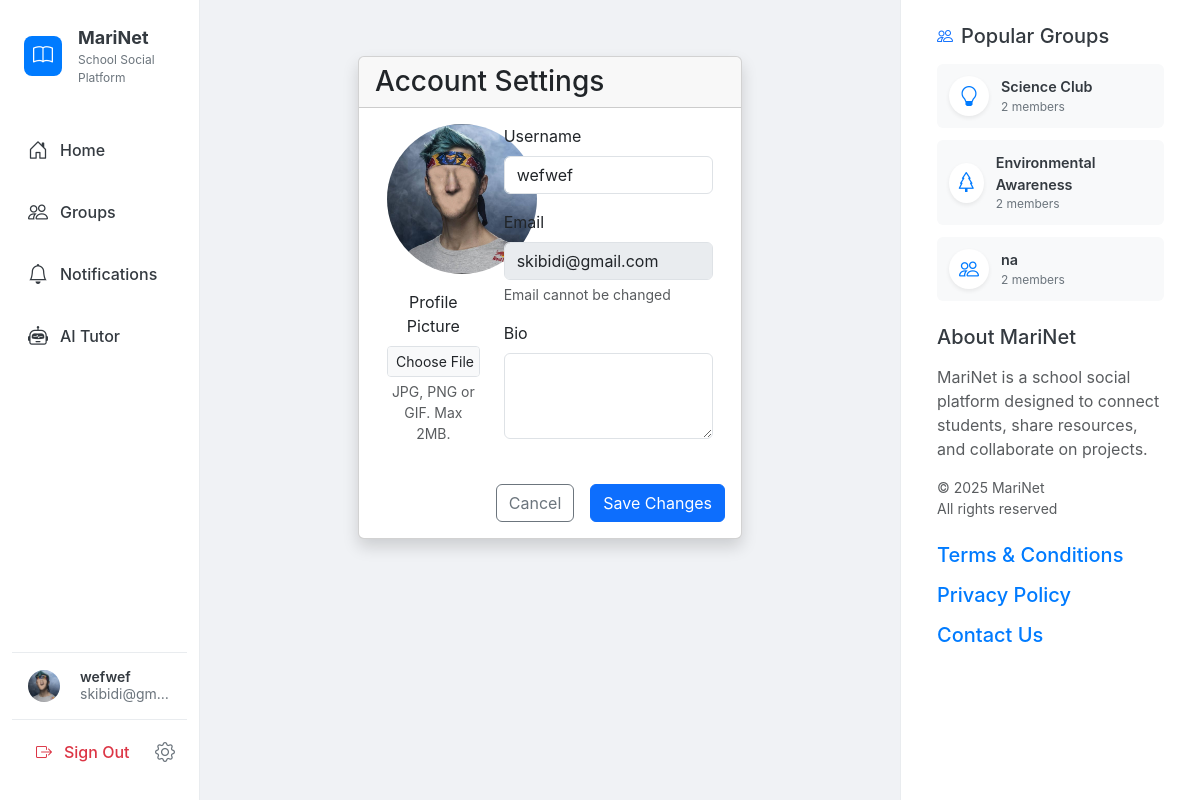
Page /settings (signed in) on the committed database.
### app.py (models this page shows, shortened)
class User(db.Model, UserMixin):
    id = db.Column(db.String(36), primary_key=True, default=lambda: str(uuid.uuid4()))
    username = db.Column(db.String(80), unique=True, nullable=False)
    email = db.Column(db.String(120), unique=True, nullable=False)
    password = db.Column(db.String(200), nullable=False)
    avatar_url = db.Column(db.String(500), nullable=True, default='/static/default_avatar.jpg')
    bio = db.Column(db.Text, nullable=True)
    created_at = db.Column(db.DateTime, default=get_est_time)
    posts = db.relationship('Post', backref='user', lazy=True)
    group_posts = db.relationship('GroupPost', backref='user', lazy=True)
    groups = db.relationship('Group', secondary=group_members, backref=db.backref('members', lazy='dynamic'))

class Group(db.Model):
    id = db.Column(db.String(36), primary_key=True, default=lambda: str(uuid.uuid4()))
    name = db.Column(db.String(100), nullable=False)
    description = db.Column(db.Text, nullable=True)
    icon = db.Column(db.String(50), nullable=False, default='people')
    created_at = db.Column(db.DateTime, default=get_est_time)
    created_by = db.Column(db.String(36), db.ForeignKey('user.id'), nullable=False)
    posts = db.relationship('GroupPost', backref='group', lazy=True)
    @property
    def members_count(self):
        return self.members.count()

### routes.py (the view, shortened to what this page needs)
@app.route('/settings', methods=['GET', 'POST'])
@login_required
def settings():
    return render_template('settings.html')

### app.py (called while the page is built)
@app.context_processor
def inject_popular_groups():
    def get_popular_groups(limit=3):
        groups = Group.query.all()
        groups_sorted = sorted(
            groups,
            key=lambda g: g.members.count(),  # This properly counts the members
            reverse=True
        )
        return groups_sorted[:limit]
    return dict(get_popular_groups=get_popular_groups)

@login_manager.user_loader
def load_user(user_id):
    return User.query.get(user_id)

### templates/settings.html (shortened to what this page needs)
{% extends "base.html" %}
{% block content %}
<div class="container py-4">
    <div class="row">
        <div class="col-lg-8 mx-auto">
            <div class="card shadow">
                <div class="card-header">
                    <h3 class="mb-0">Account Settings</h3>
                </div>
                <div class="card-body">
                    <form action="{{ url_for('settings') }}" method="POST" enctype="multipart/form-data">
                        <div class="row mb-4">
                            <div class="col-md-4 text-center">
                                <div class="avatar-preview mb-3">
                                    <img src="{{ current_user.avatar_url }}" alt="{{ current_user.username }}" id="avatar-preview" class="rounded-circle" width="150" height="150">
                                </div>
                                <div class="mb-3">
                                    <label for="avatar" class="form-label">Profile Picture</label>
                                    <input class="form-control form-control-sm" type="file" id="avatar" name="avatar" accept="image/*">
                                    <div class="form-text">JPG, PNG or GIF. Max 2MB.</div>
                                </div>
                            </div>
                            <div class="col-md-8">
                                <div class="mb-3">
                                    <label for="username" class="form-label">Username</label>
                                    <input type="text" class="form-control" id="username" name="username" value="{{ current_user.username }}" required>
                                </div>
                                <div class="mb-3">
                                    <label for="email" class="form-label">Email</label>
                                    <input type="email" class="form-control" id="email" value="{{ current_user.email }}" disabled>
                                    <div class="form-text">Email cannot be changed</div>
                                </div>
                                <div class="mb-3">
                                    <label for="bio" class="form-label">Bio</label>
                                    <textarea class="form-control" id="bio" name="bio" rows="3">{{ current_user.bio or '' }}</textarea>
                                </div>
                            </div>
                        </div>
                        <div class="d-grid gap-2 d-md-flex justify-content-md-end">
                            <a href="{{ url_for('profile', user_id=current_user.id) }}" class="btn btn-outline-secondary me-md-2">Cancel</a>
                            <button type="submit" class="btn btn-primary">Save Changes</button>
                        </div>
                    </form>
                </div>
            </div>
        </div>
    </div>
</div>
{% endblock %}

### templates/base.html (shortened to what this page needs)
<!DOCTYPE html>
<html lang="en">
<head>
    <link href="https://cdn.jsdelivr.net/npm/bootstrap@5.3.0-alpha1/dist/css/bootstrap.min.css" rel="stylesheet">
    <link rel="stylesheet" href="https://cdn.jsdelivr.net/npm/bootstrap-icons@1.8.0/font/bootstrap-icons.css">
    <link rel="stylesheet" href="{{ url_for('static', filename='css/style.css') }}">
</head>
<body>
    <div class="container-fluid">
        <div class="row">
            {% if current_user.is_authenticated %}
            <div class="col-md-3 col-lg-2 sidebar-container p-0">
                <div class="sidebar py-3">
                    <div class="app-brand mb-4 ps-4">
                        <a href="{{ url_for('index') }}" class="text-decoration-none d-flex align-items-center">
                            <div class="app-logo">
                                <i class="bi bi-book text-white"></i>
                            </div>
                            <div class="ms-3">
                                <div class="app-name">MariNet</div>
                                <div class="app-subtitle">School Social Platform</div>
                            </div>
                        </a>
                    </div>
                    <ul class="nav flex-column">
                        <li class="nav-item">
                            <a class="nav-link {% if request.path == url_for('feed') or request.path == url_for('index') %}active{% endif %}"
                               href="{{ url_for('feed') }}">
                                <i class="bi bi-house-door"></i>
                                <span>Home</span>
                            </a>
                        </li>
                        <li class="nav-item">
                            <a class="nav-link {% if '/groups' in request.path and not '/groups/' in request.path %}active{% endif %}"
                               href="{{ url_for('groups') }}">
                                <i class="bi bi-people"></i>
                                <span>Groups</span>
                            </a>
                        </li>
                        <li class="nav-item">
                            <a class="nav-link {% if request.path == url_for('notifications') %}active{% endif %}"
                               href="{{ url_for('notifications') }}">
                                <i class="bi bi-bell"></i>
                                <span>Notifications</span>
                            </a>
                        </li>
                        <li class="nav-item">
                            <a class="nav-link {% if request.path == url_for('ai_tutor') %}active{% endif %}"
                               href="{{ url_for('ai_tutor') }}">
                                <i class="bi bi-robot"></i>
                                <span>AI Tutor</span>
                            </a>
                        </li>
                    </ul>
                    <div class="profile-section mt-auto">
                        <a href="{{ url_for('profile', user_id=current_user.id) }}" class="user-profile-link">
                            <img src="{{ current_user.avatar_url }}" alt="{{ current_user.username }}" class="avatar-sm rounded-circle">
                            <div class="user-info">
                                <div class="username" title="{{ current_user.username }}">{{ current_user.username }}</div>
                                <div class="user-email" title="{{ current_user.email }}">{{ current_user.email }}</div>
                            </div>
                        </a>
                    </div>
                    <div class="logout-section">
                        <a href="{{ url_for('logout') }}" class="logout-link">
                            <i class="bi bi-box-arrow-right"></i>
                            <span>Sign Out</span>
                        </a>
                        <a href="{{ url_for('settings') }}" class="settings-link">
                            <i class="bi bi-gear"></i>
                        </a>
                    </div>
                </div>
            </div>
            {% endif %}
            <div class="col-md-{% if current_user.is_authenticated %}6{% else %}12{% endif %} col-lg-{% if current_user.is_authenticated %}7{% else %}12{% endif %} main-content">
                {% block content %}{% endblock %}
            </div>
            {% if current_user.is_authenticated %}
            <div class="col-md-3 col-lg-3 right-sidebar-container">
                <div class="right-sidebar p-4">
                    <div class="popular-groups mb-4">
                        <div class="section-header d-flex align-items-center mb-3">
                            <i class="bi bi-people text-primary me-2"></i>
                            <h5 class="mb-0">Popular Groups</h5>
                        </div>
                        <div class="group-list">
                            {% for group in get_popular_groups() %}
                                <a href="{{ url_for('groups', group_id=group.id) }}" class="group-item">
                                    <div class="group-icon">
                                        <i class="bi bi-{{ group.icon }}"></i>
                                    </div>
                                    <div class="group-info">
                                        <div class="group-name">{{ group.name }}</div>
                                        <div class="group-members">{{ group.members_count }} member{{ 's' if group.members_count != 1 else '' }}</div>
                                    </div>
                                </a>
                            {% else %}
                                <div class="text-muted small">No groups available</div>
                            {% endfor %}
                        </div>
                    </div>
                    <div class="about-section">
                        <h5 class="mb-3">About MariNet</h5>
                        <p class="text-muted">MariNet is a school social platform designed to connect students, share resources, and collaborate on projects.</p>
                        <p class="text-muted small mb-0">© 2025 MariNet<br>All rights reserved</p>
                    </div>
                    <div class="terms mt-4">
                        <h5 class="mb-3"><a href="{{ url_for('terms') }}">Terms & Conditions</a></h5>
                        <h5 class="mb-3"><a href="{{ url_for('privacy') }}">Privacy Policy</a></h5>
                        <h5 class="mb-3"><a href="{{ url_for('contact') }}">Contact Us</a></h5>
                    </div>
                </div>
            </div>
            {% endif %}
        </div>
    </div>
</body>
</html>

### static/css/style.css (style rules this page uses)
:root { --primary-color: #007bff; --secondary-color: #f0f5ff; --dark-color: #343a40; --light-color: #f8f9fa; --gray-color: #6c757d; --gray-light-color: #e9ecef; --success-color: #28a745; --danger-color: #dc3545; --border-radius: 0.375rem; --box-shadow: 0 0.125rem 0.25rem rgba(0, 0, 0, 0.075); --transition: all 0.3s ease; --upvote-color: #FF4500; --downvote-color: #7193FF; }
body { font-family: 'Inter', -apple-system, BlinkMacSystemFont, 'Segoe UI', Roboto, Oxygen, Ubuntu, Cantarell, 'Open Sans', 'Helvetica Neue', sans-serif; background-color: #f8f9fa; color: var(--dark-color); }
a { text-decoration: none; color: var(--primary-color); }
.container-fluid { padding: 0; }
.row { margin: 0; }
.sidebar-container { height: 100vh; position: sticky; top: 0; border-right: 1px solid var(--gray-light-color); background-color: white; z-index: 1000; }
.sidebar { display: flex; flex-direction: column; height: 100%; padding: 1rem 0; }
.app-brand { padding: 0.5rem 0; }
.app-logo { width: 40px; height: 40px; border-radius: 8px; background-color: var(--primary-color); display: flex; align-items: center; justify-content: center; font-size: 1.25rem; }
.app-name { font-weight: 700; font-size: 1.125rem; color: var(--dark-color); }
.app-subtitle { font-size: 0.75rem; color: var(--gray-color); }
.sidebar .nav-link { padding: 0.75rem 1rem; margin: 0.25rem 0.75rem; border-radius: var(--border-radius); color: var(--dark-color); font-weight: 500; transition: var(--transition); display: flex; align-items: center; }
.sidebar .nav-link i { font-size: 1.25rem; margin-right: 0.75rem; }
.profile-section { padding: 1rem; margin: 1rem 0.75rem 0; border-top: 1px solid var(--gray-light-color); display: flex; align-items: center; justify-content: space-between; }
.user-profile-link { display: flex; align-items: center; color: inherit; }
.avatar-sm { width: 40px; height: 40px; object-fit: cover; }
.user-info { margin-left: 0.75rem; }
.username { font-weight: 600; font-size: 0.9rem; }
.user-email { font-size: 0.75rem; color: var(--gray-color); }
.settings-link { font-size: 1.25rem; color: var(--gray-color); }
.logout-section { display: flex; align-items: center; justify-content: space-between; padding: 0.5rem 0.75rem; margin: 0 0.75rem; border-top: 1px solid var(--gray-light-color); }
.logout-link { display: flex; align-items: center; padding: 0.75rem; color: var(--danger-color); font-weight: 500; }
.logout-link i { margin-right: 0.75rem; }
.main-content { padding: 2rem; background-color: #f0f2f5; min-height: 100vh; }
.right-sidebar-container { height: 100vh; position: sticky; top: 0; overflow-y: auto; background-color: white; border-left: 1px solid var(--gray-light-color); }
.right-sidebar { height: 100%; }
.group-list { display: flex; flex-direction: column; gap: 0.75rem; }
.group-item { display: flex; align-items: center; padding: 0.75rem; border-radius: var(--border-radius); background-color: var(--light-color); color: inherit; transition: var(--transition); }
.group-icon { width: 40px; height: 40px; border-radius: 50%; background-color: white; display: flex; align-items: center; justify-content: center; font-size: 1.25rem; color: var(--primary-color); margin-right: 0.75rem; box-shadow: var(--box-shadow); }
.group-name { font-weight: 600; font-size: 0.9rem; }
.group-members { font-size: 0.75rem; color: var(--gray-color); }
img.avatar, img.avatar-sm, img.avatar-small, img.profile-avatar { max-width: 100%; max-height: 100%; display: block; }
.user-profile-link { display: flex; align-items: center; gap: 0.5rem; width: 100%; text-decoration: none; }
.avatar-sm { width: 32px; height: 32px; object-fit: cover; flex-shrink: 0; }
.user-info { display: flex; flex-direction: column; flex: 1; min-width: 0; overflow: hidden; }
.username, .user-email { white-space: nowrap; overflow: hidden; text-overflow: ellipsis; display: block; font-size: 0.875rem; line-height: 1.2; }

### rows in the picture
User: avatar_url (placeholder picture), username "wefwef", email "skibidi@gm…", email "skibidi@gmail.com"
Group: name "Science Club", members_count "2", members_count "s"
Group: name "Environmental Awareness", members_count "2", members_count "s"
Group: name "na", members_count "2", members_count "s"
